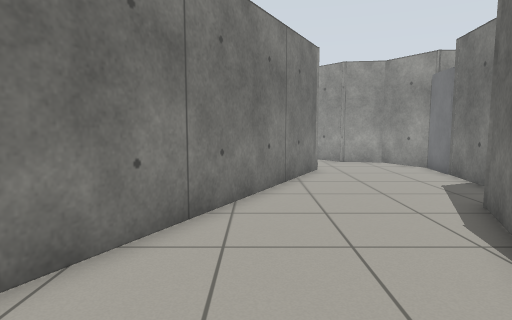
View 1 (above)

14 first-person views from a walk through a Gazebo world. The camera is 0.94 m above the floor, tilts 6° down and sees 75° across. The floor is counted in squares, 0.5 m on a side. Each view is taken from the middle of a square. On the plan, view 1 faces up. The plan holds only what a view shows up to about 17 squares ahead; the rest is blank. The place goes on beyond the plan.

View 2
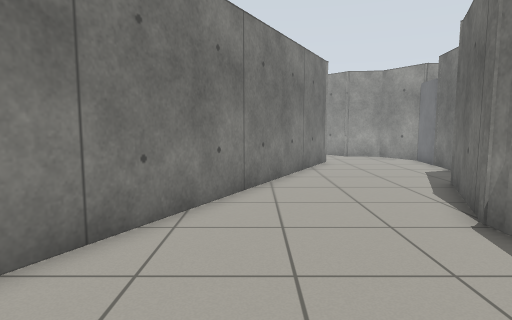

View 3
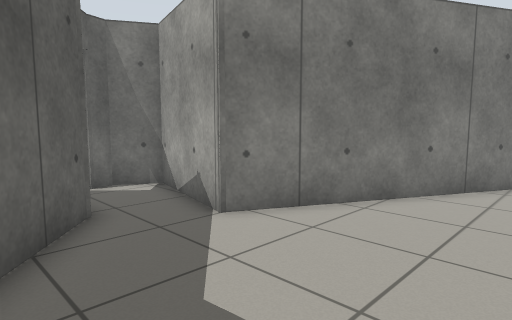

View 4
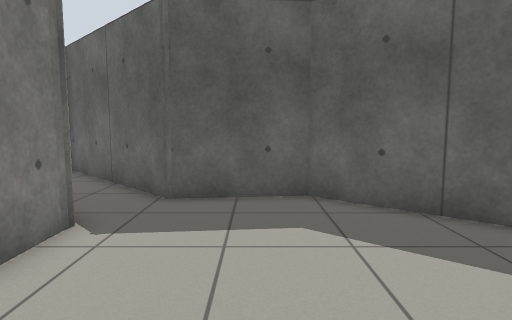

View 5
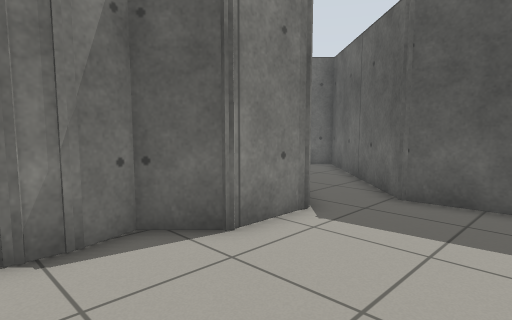

View 6
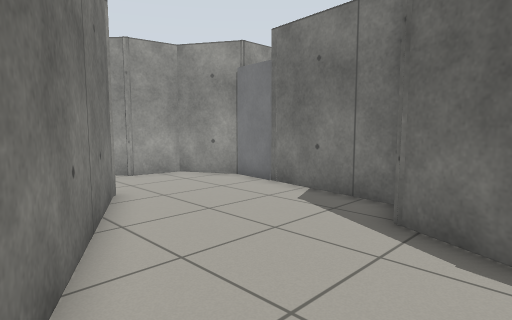

View 7
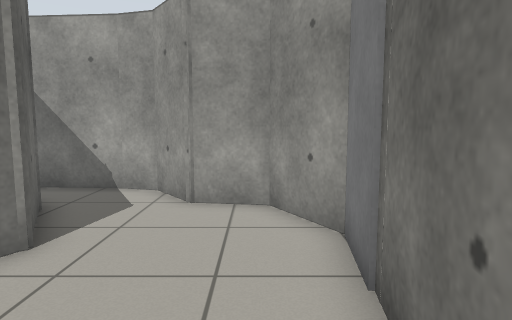

View 8
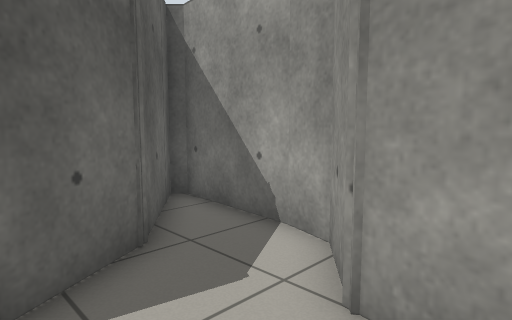

View 9
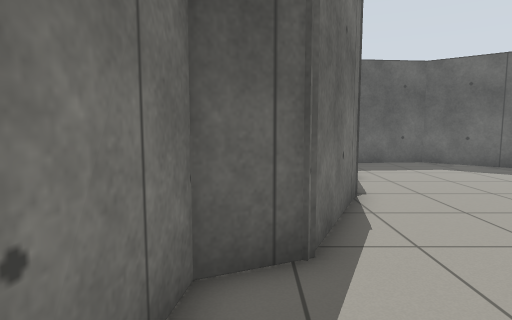

View 10
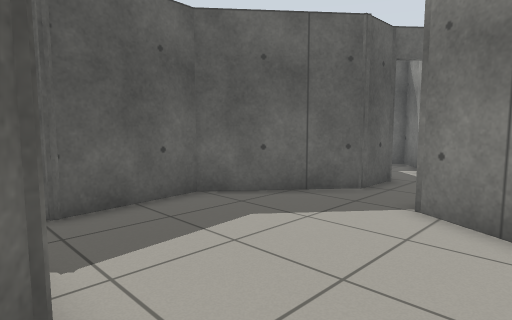

View 11
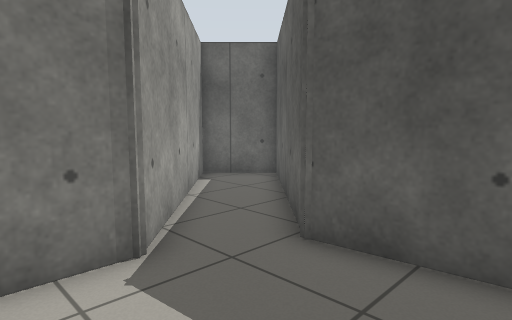

View 12
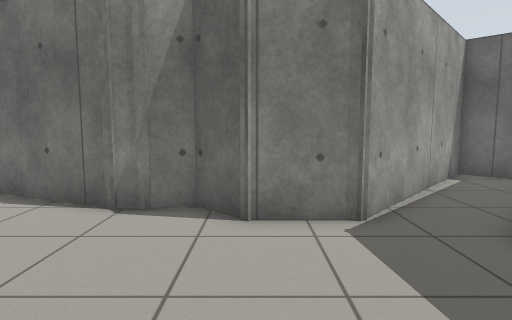

View 13
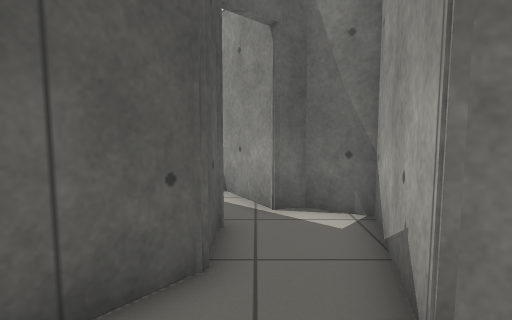

View 14
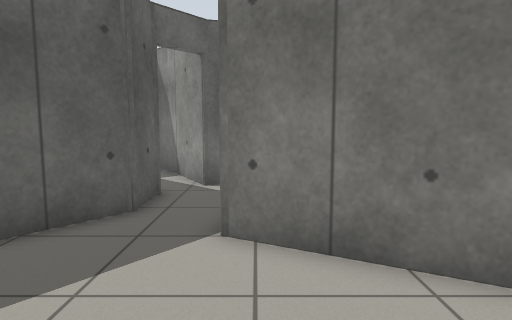

### Floor plan
Points are (right, up) in squares from view 1. A wall is a line through its corners. A room is listed if a view was taken in it or the views show most of it. See-through windows are left out.
Room 1 (views 1, 2, 3, 4, 5, 6, 7, 8, 9, 10, 11, 12, 13, 14)
walls: (3.3, 2.2) (3.3, 3.2) (5.2, 7.5) (6.8, 8.1) (7.3, 12.5); (7.6, 14.5) (6.3, 16.7) (4.4, 17) (3.2, 18.5) (2, 18.8); (-7.9, -1.7) (-6.2, -1.7) (-2.4, -4.8) (1.2, -4.4) (6.6, -9.8) (8.7, -7.7) (2.4, -2.1) (2.4, 0.2) (3.6, 1.4) (3.3, 2.7); (2.2, 18.8) (-1.8, 19.1); (-1.9, 18.7) (1.1, 16.4) (2.5, 13.9) (-4.5, 0.4) (-8.7, 1.4) (-9.5, 0.1) (-9.3, -0.6)
ways out: open door at (-9, -1)
objects: door leaf (8, 13) to (8, 14)

Positions as (right, up) in squares from view 1, and headings:
1: (0, 0), facing up
2: (-1, -3), facing up
3: (1, -4), facing up-left
4: (-1, 4), facing down
5: (-2, 4), facing down-right
6: (-1, 5), facing up-right
7: (6, 9), facing up
8: (6, 14), facing up-left
9: (6, 12), facing down
10: (3, 3), facing down-left
11: (-2, 0), facing down-right
12: (-4, 0), facing right
13: (-2, -1), facing left
14: (1, 1), facing left
